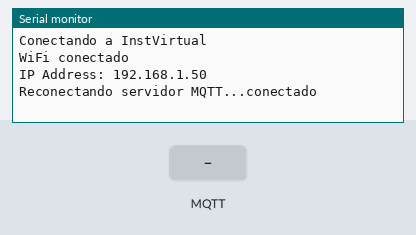
Bench run of a sketch on a simulated Arduino Uno R4 WiFi. Shown: the last lines printed to the serial monitor. The inputs (shaded band) are chosen by the test bench. WiFi joins after 1.5 s; servers stay silent unless stated; no MQTT or app messages arrive unless stated.

Above: at 2.7 s.
2.8 s: MQTT message "iv/adc1/cmd" arrives on the first subscribed topic
At 3.8 s:
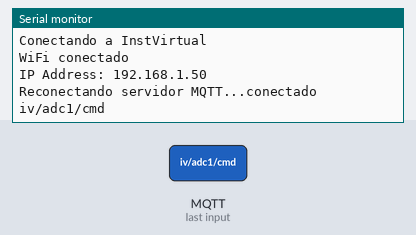
4.3 s: MQTT message "A" arrives on the first subscribed topic
At 5.0 s:
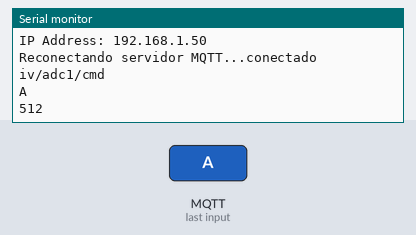
5.8 s: MQTT message "B" arrives on the first subscribed topic
At 6.1 s:
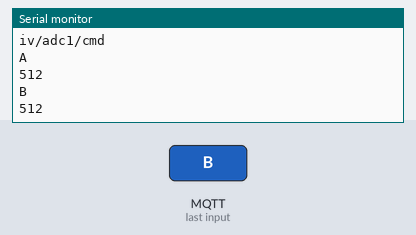
7.3 s: MQTT message "on" arrives on the first subscribed topic
At 8.4 s:
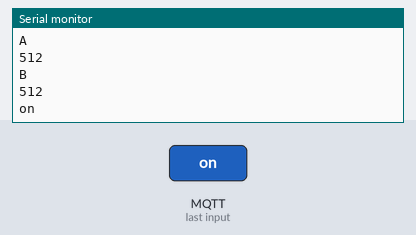
8.8 s: MQTT message "off" arrives on the first subscribed topic
At 9.6 s:
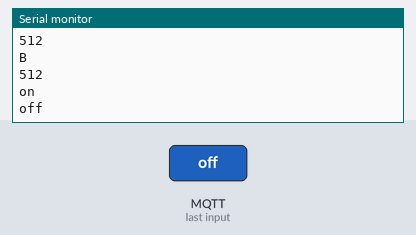

Measured:
- after the input at 2.8 s, the serial monitor: prints a new line at once (image 1)
- after the input at 4.3 s, the serial monitor: prints a new line at once (image 2)
- after the input at 5.8 s, the serial monitor: prints a new line at once (image 3)
- after the input at 7.3 s, the serial monitor: prints a new line at once (image 4)
- after the input at 8.8 s, the serial monitor: prints a new line at once (image 5)

The sketch:

pyqtgraph_mqtt.ino
```cpp
#if defined(ESP32)
  #include <WiFi.h>
#elif defined(ARDUINO_UNOWIFIR4)
  #include <WiFiS3.h>
#endif
#include <PubSubClient.h>

const char* ssid = "InstVirtual";                    // NOTA: cambiar este parametro antes de grabar el programa en el ESP32
const char* password = "37418601";                          // NOTA: cambiar este parametro antes de grabar el programa en el ESP32

const char* mqtt_server = "192.168.0.100";             // servidor MQTT

const char* ID = "AESP32_1";

uint16_t valorAdc1, valorAdc2;
String command;
uint8_t flagDato = 0;
char msg[20];

WiFiClient espClient;
PubSubClient client(espClient);

void setup() {
  Serial.begin(115200);
  setup_wifi();
  client.setServer(mqtt_server, 1883);
  client.setCallback(callback);
}

void setup_wifi(){
  Serial.print("\nConectando a ");
  Serial.println(ssid);
  WiFi.begin(ssid, password);                           // iniciamos la conexion al router
  while(WiFi.status() != WL_CONNECTED){                 // si no se ha podido conectar intentamas una reconexion medio segundo despues
    delay(500);
    Serial.print(".");
  }
  Serial.println("\nWiFi conectado");
  Serial.print("IP Address: ");
  Serial.println(WiFi.localIP());                       // imprimimos la IP que nos asigno el router
}

void reconnect(){
  while(!client.connected()){                           // mientras el cliente esta desconectado del servidor, intentamos una reconexion
    Serial.print("\nReconectando servidor MQTT...");
    if(client.connect(ID)){                             // si el cliente ya se conecto al servidor
      Serial.println("conectado");
      client.subscribe("iv/adc1/cmd");                    // no suscribimos al topico que desamos (esto no es obligatorio si solo se va a publicar)
      client.subscribe("iv/adc2/cmd");
    }else{
      Serial.print("Fallo, rc = ");                     // si hay alguna falla en la conexion
      Serial.print(client.state());                     // desplegamos el error de conexion
      Serial.println("Reintentando en 5 segundo...");   // reintentamos una reconexion en 5 segundos
      delay(5000);
    }
  }
}

void callback(char* topic, byte* message, unsigned int length){
  String msgTemp;

  for(int i = 0; i < length; i++){                      // convertimos todo los datos del mensaje de byte a char y lo concatenamos en msgTemp
    msgTemp += (char)message[i];
  }

  if(String(topic) == "iv/adc1/cmd"){
    command = msgTemp;
    flagDato = 1;
    Serial.println(command);
  }

  if(String(topic) == "iv/adc2/cmd"){
    command = msgTemp;
    flagDato = 1;
    Serial.println(command);
  }
}

void loop() {
  if(!client.connected()){                              // checamos si el cliente esta conectado al servidor
    reconnect();                                        // si no esta conectado reconectamos el cliente al servidor
  }

  if(flagDato){
    flagDato = 0;
    if(command == "A"){
      valorAdc1 = analogRead(A0);
      Serial.println(valorAdc1);
      sprintf(msg, "%lu\n", valorAdc1);
      client.publish("iv/adc1/val", msg);
    }else if(command == "B"){
      valorAdc2 = analogRead(A1);
      Serial.println(valorAdc2);
      sprintf(msg, "%lu\n", valorAdc2);
      client.publish("iv/adc2/val", msg);
    }
  }
  client.loop();
}
```
